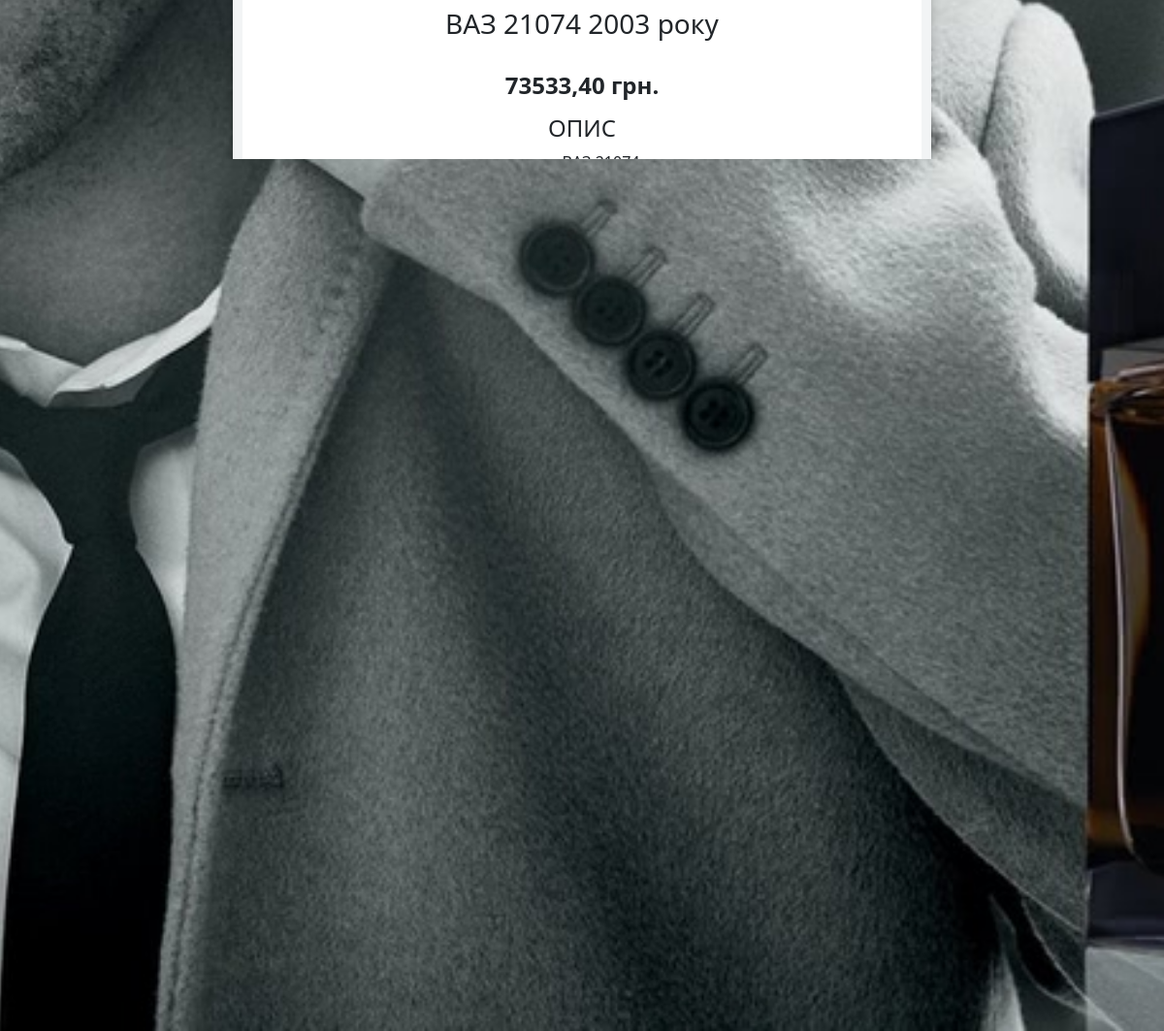
The page /datail/vaz-21074-2003-roku (lower part) on the database as committed earlier.
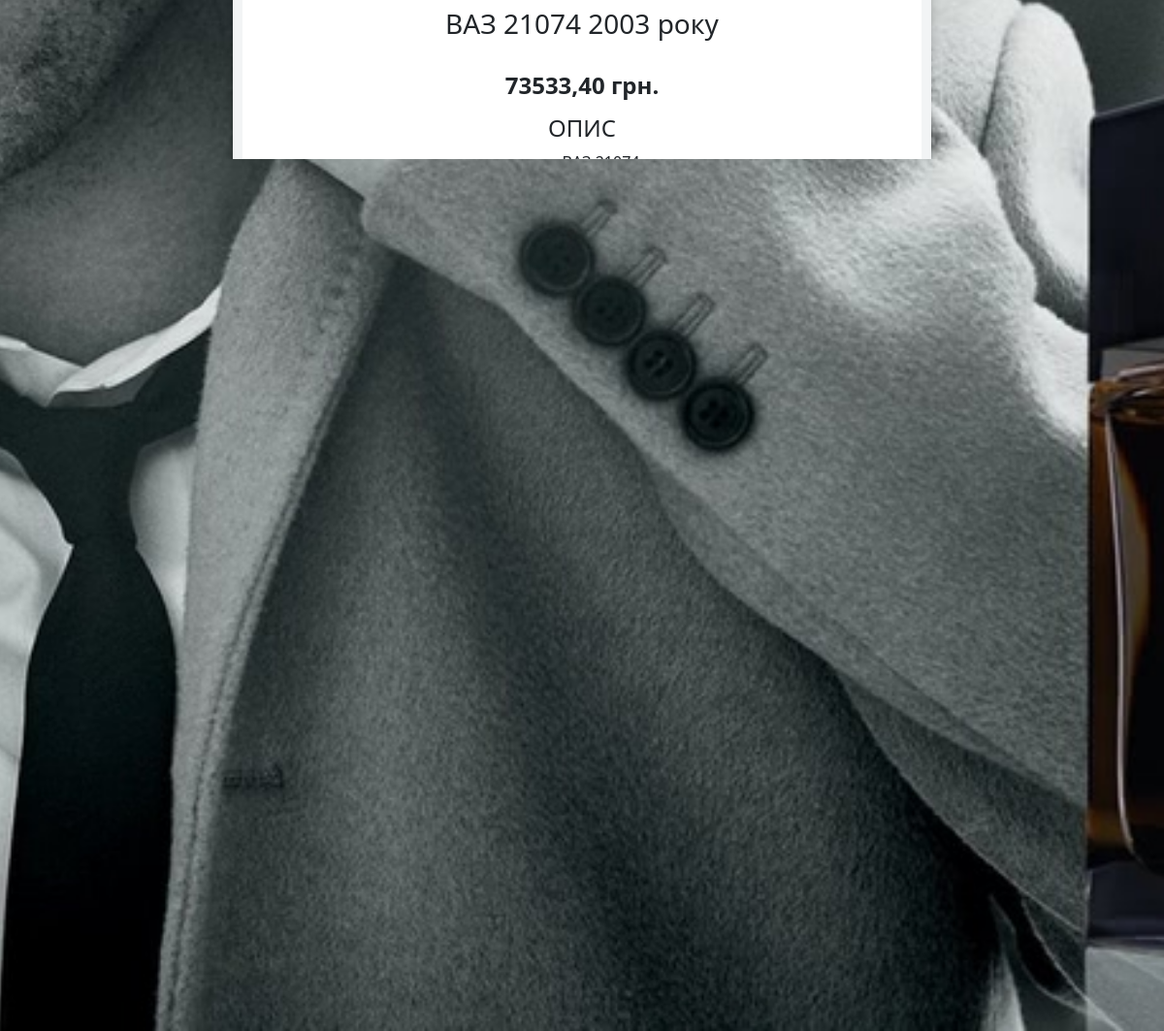
The same page on the database as committed later.
### OLX_main/models.py (models this page shows, shortened)
class User(models.Model):
    name = models.CharField('Имя', max_length=150)
    class Meta:
        verbose_name = 'Пользователь'
        verbose_name_plural = 'Пользователи'

class Comments(models.Model):
    name = models.CharField('Имя', max_length=150)
    text = models.TextField('Коментарий', max_length=5000)
    email = models.EmailField()
    parent = models.ForeignKey(
        'self', on_delete=models.SET_NULL, blank=True, null=True, verbose_name='Родитель')
    product = models.ForeignKey(Product, on_delete=models.CASCADE, verbose_name='Продукты')
    class Meta:
        verbose_name = 'Отзыв'
        verbose_name_plural = 'Отзывы'

### OLX_main/views.py (the view)
# urls.py: path('datail/<slug:slug>', views.ProductDatailView.as_view(), name='datail'),
class ProductDatailView(DetailView):
    model = Product
    slug_field = 'url'

### OLX_main/templates/OLX_main/product_detail.html (shortened to what this page needs)
{% extends 'OLX_main/base.html' %}
{% load static %}
{% block main %}
<div class="datail-product">
    <br>
    <div>
        <img src="{{ product.poster.url }}" alt=""><br><br>
        <h3>{{ product.title }}</h3><br>
        <h4>
            <b>
                <p>{{ product.price }} грн.</p>
            </b>
        </h4>
        <b>
            <h4>ОПИС</h4>
        </b>
        <p class="text">{{ product.description }}</p>
        {% for user in product.users.all %}
        <b>Продавець: </b>{{ user.name }}
        {% endfor %}
        <hr>
    </div>
    <div class="comments">
        <form action="{% url 'comments' product.id %}" method="post" class="comment-form">
            <h4>Оставить отзыв о товаре</h4>
            <div class="form-group">
                <label for="username">Имя *</label>
                <input type="text" name="name" class="form-control" placeholder="Имя *">
            </div>
            <div class="form-group">
                <label for="useremail">Email *</label>
                <input type="email" name="email" class="form-control" placeholder="Email *">
            </div>
            <div class="form-group">
                <label for="comments">Комментарий *</label>
                <textarea name="text"  cols="23" class="form-control" placeholder="Ваш комментарий *"></textarea>
            </div>
            <div class="form-group">
                <button type="submit" class="btn btn-success">Отправить</button>
            </div>
        </form>
    </div>
    <div class="comments-user">
        <h4>Коментарии:</h4>
        {% for el in product.comments_set.all %}
        <p><b>Имя :</b> {{ el.name }}</p>
        <p><b>Коментарий :</b> {{ el.text }}</p>
        <hr>
        {% endfor %}
    </div>
</div>
{% endblock %}

Rows that differ between the two databases and show on the page:
added Comments: name "Виталий", text "Крутая машина!!"
